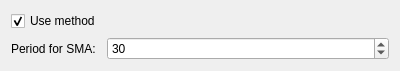
<?xml version="1.0" encoding="UTF-8"?>
<ui version="4.0">
 <class>QSMASettingsWidget</class>
 <widget class="QWidget" name="QSMASettingsWidget">
  <property name="geometry">
   <rect>
    <x>0</x>
    <y>0</y>
    <width>400</width>
    <height>64</height>
   </rect>
  </property>
  <property name="windowTitle">
   <string>Form</string>
  </property>
  <layout class="QFormLayout" name="formLayout">
   <item row="0" column="0">
    <widget class="QCheckBox" name="useMethodCheckBox">
     <property name="text">
      <string>Use method</string>
     </property>
     <property name="checked">
      <bool>true</bool>
     </property>
    </widget>
   </item>
   <item row="1" column="0">
    <widget class="QLabel" name="label">
     <property name="text">
      <string>Period for SMA:</string>
     </property>
    </widget>
   </item>
   <item row="1" column="1">
    <widget class="QSpinBox" name="smaPeriodSpinBox">
     <property name="maximum">
      <number>1000</number>
     </property>
     <property name="value">
      <number>30</number>
     </property>
    </widget>
   </item>
  </layout>
 </widget>
 <resources/>
 <connections/>
</ui>
